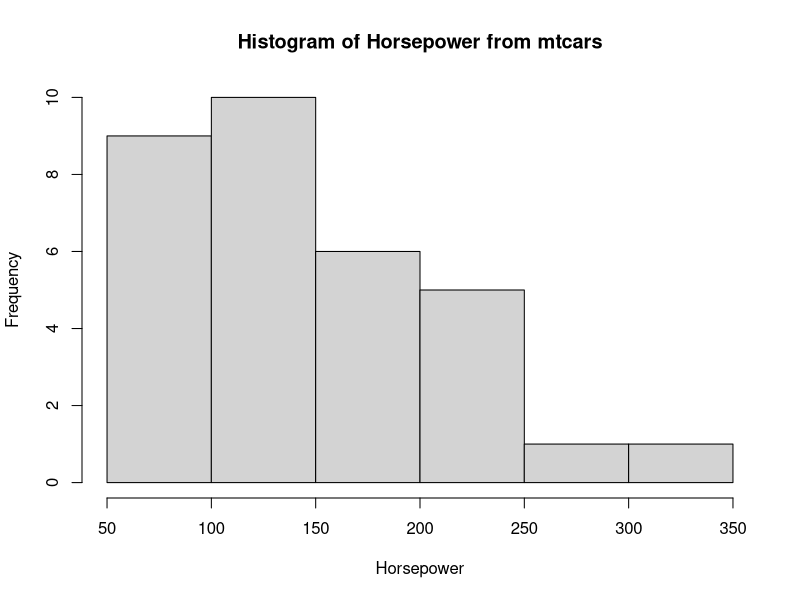
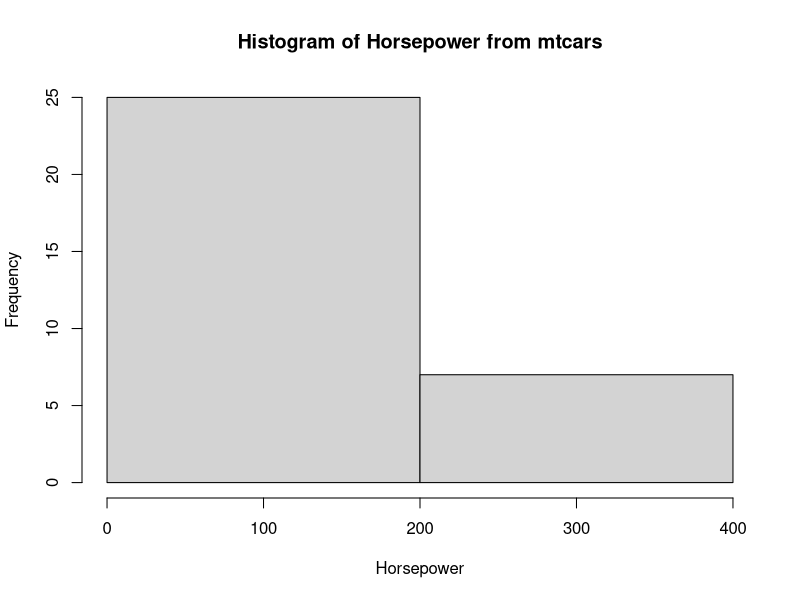
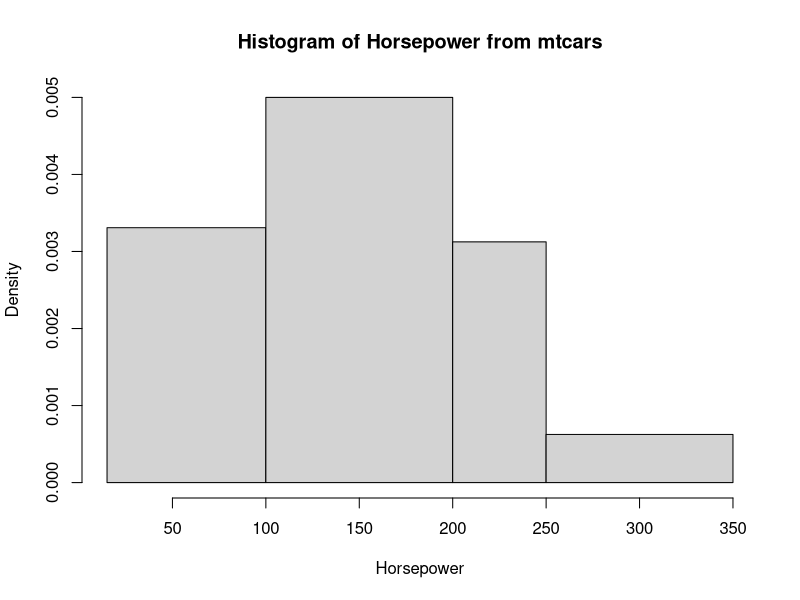
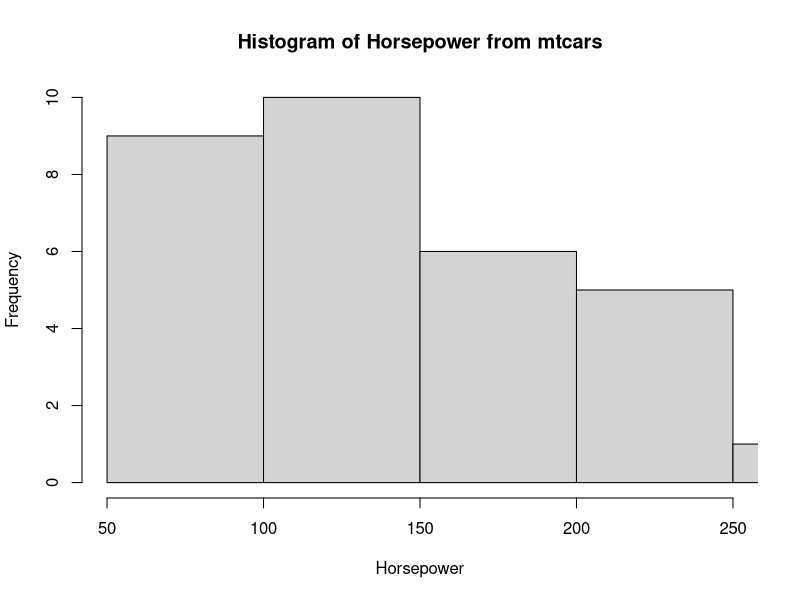
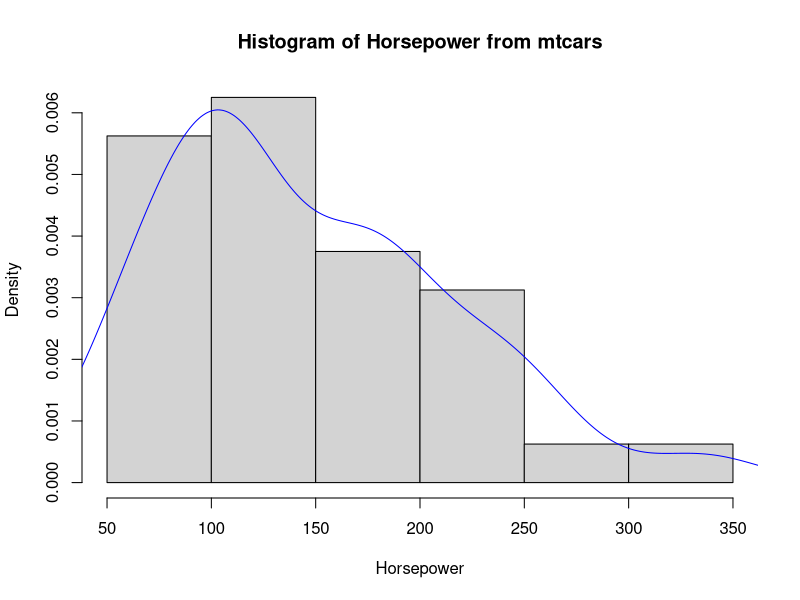
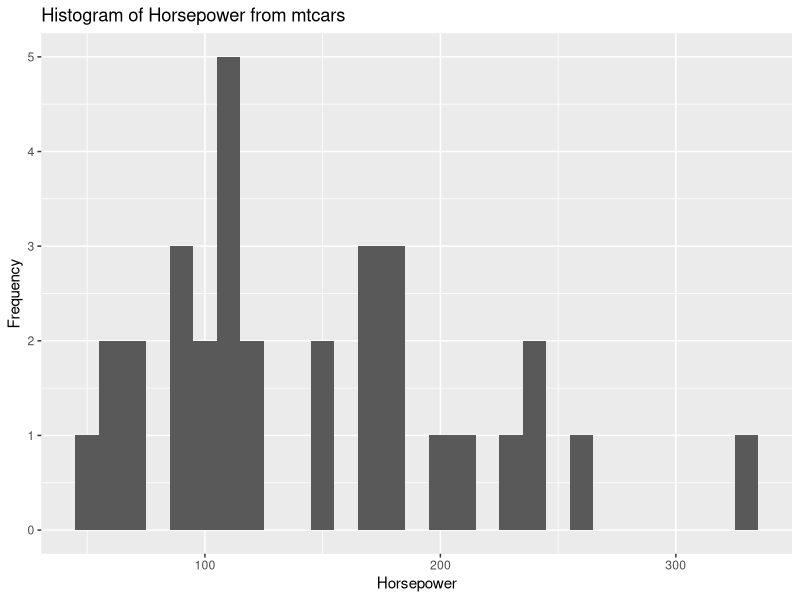
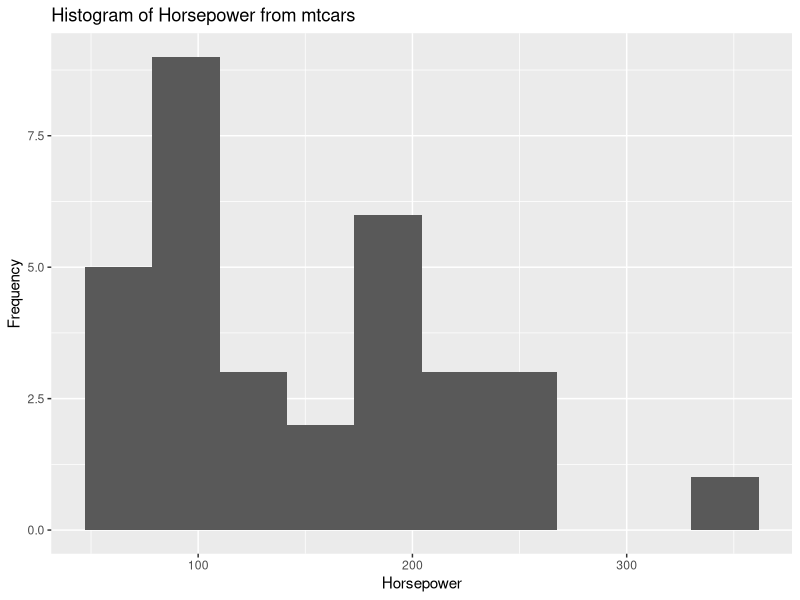
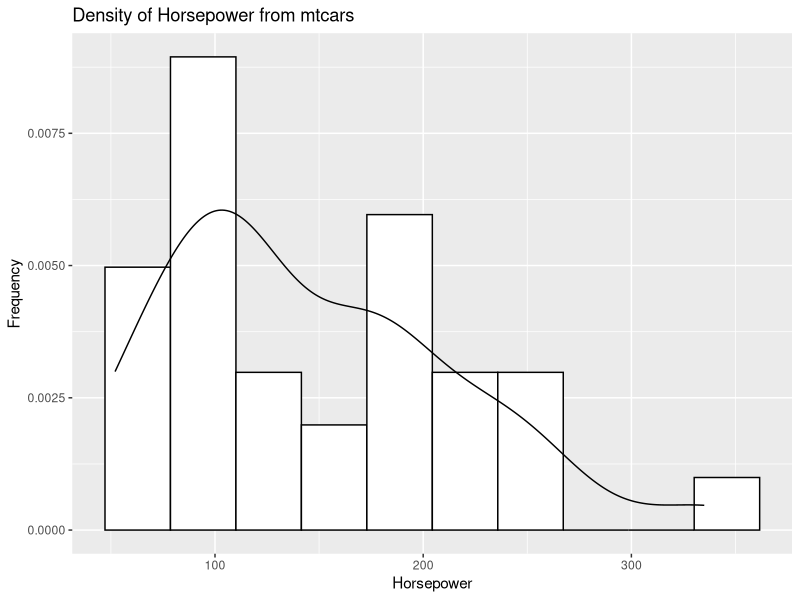

These charts were generated, in order, by the following R code:
##Displaying and Summarizing Data##
##ACDS 1000##

rm(list = ls()) #Remove all objects from the workspace

data("mtcars") #Imports mtcars data from base R
?mtcars

####Stem-and-Leaf####

#A value of scale=2 will split the stems and cause the 
#output to be roughly twice as long as the default.

?stem() #Get help
stem(mtcars$hp,scale = 1) 
#scale changes the length 

##Test scores example 2##

Tests <- c(93, 84, 86, 78, 95, 81, 72, 92, 87, 86, 79, 99, 81, 52)
stem(Tests)

#7|2
#7|8
#8|14
#8|6
#9|3
#9|5  

#New Example#

Tests2 <- c(93,84,86,78,95,81,72,66,78,89,94,34,93,45,66,78,23,76,88,90,64,73,82,66,96)
stem(Tests2)
stem(Tests2,scale = 2)





####Histogram####

?hist() #help
hist(mtcars$hp, xlab = "Horsepower", main = "Histogram of Horsepower from mtcars")

#Adjust the number of breaks#
hist(mtcars$hp, xlab = "Horsepower", main = "Histogram of Horsepower from mtcars", breaks = 2)

#Adjust the locations of the breaks#
hist(mtcars$hp, xlab = "Horsepower", main = "Histogram of Horsepower from mtcars", breaks = c(15,100,200,250,350))

#Adjust the limits
hist(mtcars$hp, xlab = "Horsepower", main = "Histogram of Horsepower from mtcars", xlim = c(50,250))


#Add density to the first plot
hist(mtcars$hp, xlab = "Horsepower", main = "Histogram of Horsepower from mtcars", prob=TRUE)
lines(density(mtcars$hp),col = 'blue')



## Using ggplot2 ##
library(ggplot2) #Need to load the ggplot2 package!


ggplot(mtcars, aes(x=hp)) + geom_histogram(binwidth = 10)+
  xlab("Horsepower")+
  ylab("Frequency")+
  ggtitle("Histogram of Horsepower from mtcars")


#Change the number of bins
ggplot(mtcars, aes(x=hp)) + geom_histogram(bins = 10)+
  xlab("Horsepower")+
  ylab("Frequency")+
  ggtitle("Histogram of Horsepower from mtcars")


#Add density 

ggplot(mtcars, aes(x=hp)) + geom_histogram(bins = 10,aes(y=..density..), colour="black", fill="white")+
  xlab("Horsepower")+
  ylab("Frequency")+
  ggtitle("Density of Horsepower from mtcars")+
  geom_density()


##Test scores example 3##

#Tests.3 <- c(93, 84, 86, 78, 95, 81, 72, 93, 84, 78, 45, 71, 78, 95, 88)

# ggplot() + aes(Tests3) + 
#   geom_histogram()+
#   xlab("")+
#   ylab("")+
#   ggtitle("Histogram of ")











####Bar graphs (Qualitative)####

#barplot for number of cylinders

?barplot() #help
?table() #help

#Base R
barplot(table(mtcars$cyl),xlab = "cylinders", ylab = "Frequency", main = "Barplot for Number of Cylinders")


#ggplot2
ggplot(data.frame(mtcars), aes(x=cyl)) +
  xlab("cylinders")+
  ylab("Frequency")+
  ggtitle("Barplot for Number of Cylinders")+
  geom_bar()

##Colours example 4##
# c('red', 'red', 'blue', 'green', 'green', 'orange', 'red', 'orange', 'yellow', 'green')







####Boxplots####

?boxplot() #help


#Boxplot of the horsepower in base R#

boxplot(mtcars$hp, ylab = "Horsepower", main = "Boxplot of Horsepower")
#Positive skew

#ggplot2

ggplot(data.frame(mtcars), aes(x=hp)) +
  ylab("Horsepower")+
  ggtitle("Boxplot of Horsepower")+
  geom_boxplot()


##Example 5##




##Comparative##

#Example 6#

#Base R#

boxplot(mtcars$hp ~ mtcars$cyl, ylab = "Horsepower", xlab = "Number of Cylinders", main = "Comparative Boxplot of Horsepower by Number of Cylinders")

#ggplot2

ggplot(data.frame(mtcars), aes(x=factor(cyl), y=hp)) +
  ylab("Horsepower")+
  xlab("Number of Cylinders")+
  ggtitle("Boxplot of Horsepower")+
  geom_boxplot()

